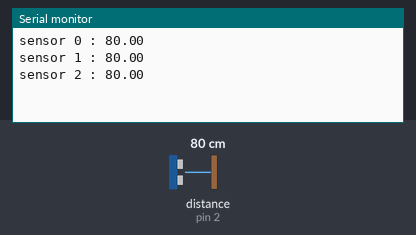
Recording of a sketch running on a simulated Arduino Uno, built with avr-gcc and run on an emulated ATmega328P. Parts: the last lines printed to the serial monitor. Wiring (inferred from the names in the program): ultrasonic range finder: trigger pin 3; echo pin 2. The test bench sets the inputs (shaded band); at power-on: distance to the obstacle (sensor on pin 2) 80 cm. The echo pulse lasts 58.3 µs per cm.

Above: at 1.3 s.
1.4 s: distance to the obstacle (sensor on pin 2) set to 2 cm
At 1.9 s:
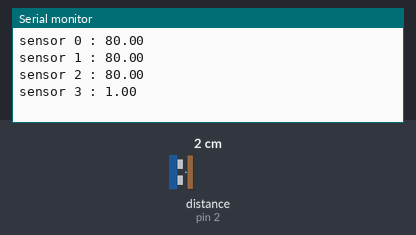
2.9 s: distance to the obstacle (sensor on pin 2) set to 4 cm
At 3.3 s:
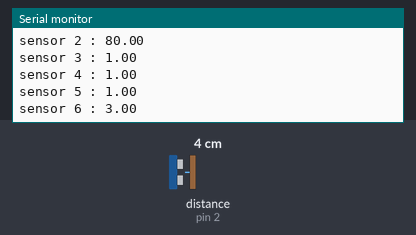
Timing chart, 0 to 5.9 s (numbered marks = the images above; inputs shaded):
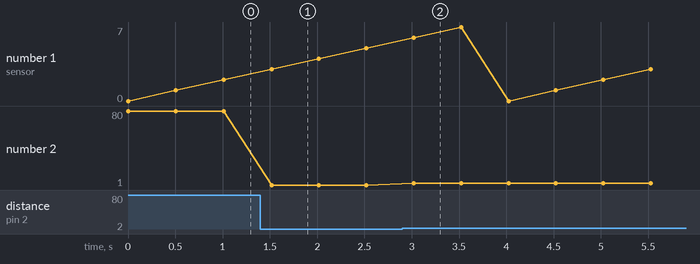

The sketch:

multiplexer_ultrasonic.ino
```cpp
int echoPin = 2 ;//Echo Pin
int trigPin = 3 ;//Trigger Pin

int s0 = 4;
int s1 = 5;
int s2 = 6;

float arr [8];

void setup() {
  // put your setup code here, to run once:
  pinMode(s0, OUTPUT);
  pinMode(s1, OUTPUT);
  pinMode(s2, OUTPUT);
  pinMode(trigPin, OUTPUT);
  pinMode(echoPin, INPUT);
  Serial.begin(115200);
}

void loop() {

  for (int i = 0; i < 8 ; i++) {
    inputMultiplexer(i, i);
    arr [i] = readUltra();
    Serial.println (arr[i]);
    delay (500);
  }
}
void inputMultiplexer (int y, int x) {
  if (y == 0 && x == 0) {
    digitalWrite (s0, LOW);
    digitalWrite (s1, LOW);
    digitalWrite (s2, LOW);
    Serial.print ("sensor 0 : ");
  }
  if (y == 1 && x == 1) {
    digitalWrite (s0, HIGH);
    digitalWrite (s1, LOW);
    digitalWrite (s2, LOW);
    Serial.print ("sensor 1 : ");
  }
  if (y == 2 && x == 2) {
    digitalWrite (s0, LOW);
    digitalWrite (s1, HIGH);
    digitalWrite (s2, LOW);
    Serial.print ("sensor 2 : ");
  }
  if (y == 3 && x == 3) {
    digitalWrite (s0, HIGH);
    digitalWrite (s1, HIGH);
    digitalWrite (s2, LOW);
    Serial.print ("sensor 3 : ");
  }
    if (y == 4 && x == 4) {
    digitalWrite (s0, LOW);
    digitalWrite (s1, LOW);
    digitalWrite (s2, HIGH);
    Serial.print ("sensor 4 : ");
  }
    if (y == 5 && x == 5) {
    digitalWrite (s0, HIGH);
    digitalWrite (s1, LOW);
    digitalWrite (s2, HIGH);
    Serial.print ("sensor 5 : ");
  }
    if (y == 6 && x == 6) {
    digitalWrite (s0, LOW);
    digitalWrite (s1, HIGH);
    digitalWrite (s2, HIGH);
    Serial.print ("sensor 6 : ");
  }
    if (y == 7 && x == 7) {
    digitalWrite (s0, HIGH);
    digitalWrite (s1, HIGH);
    digitalWrite (s2, HIGH);
    Serial.print ("sensor 7 : ");
  }
}
float readUltra () {
  digitalWrite(trigPin, LOW);
  delayMicroseconds(2);
  digitalWrite(trigPin, HIGH);
  delayMicroseconds(10);
  digitalWrite(trigPin, LOW);

  unsigned long duration = pulseIn(echoPin, HIGH);
  float dist = duration / 29 / 2;

  return dist;
}
```

Measured:
- after the input at 1.4 s, the serial monitor: prints a new line after 0.12 s (image 1)
- after the input at 2.9 s, the serial monitor: prints a new line after 0.12 s (image 2)
